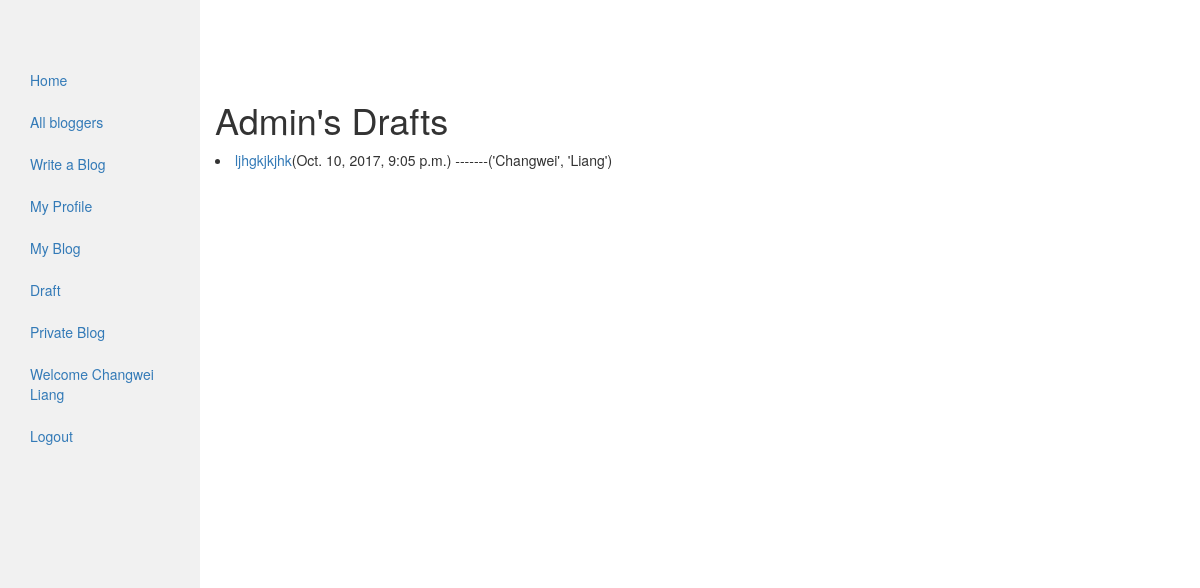
The page /draft/ (signed in) on the database its author committed.
### my_auth/models.py (models this page shows)
class User(auth_models.AbstractUser):
    email = models.EmailField(_('email address'), unique=True)

### blog/models.py (models this page shows, shortened)
class MyPost(models.Model):
    author = models.ForeignKey(settings.AUTH_USER_MODEL, on_delete=models.CASCADE)
    title = models.CharField(max_length=100)
    content = models.TextField(blank=True)
    tags = models.CharField(max_length=20, null=True, blank=True)
    published_time = models.DateTimeField(default=timezone.now)
    created_time = models.DateTimeField(default=timezone.now)
    is_draft = models.BooleanField(default=False)
    is_private = models.BooleanField(default=False)
    can_be_edited = models.BooleanField(default=False)
    allow_comment = models.BooleanField(default=True)
    class Meta:
        ordering = ['published_time']
    def get_absolute_url(self):
        return reverse('blog:blog_detail', args=[str(self.id)])

### blog/views.py (the view)
# urls.py: url(r'^draft/$', views.DraftBlog.as_view(), name='draft_blog'),
class DraftBlog(LoginRequiredMixin, MyPaginatedBlogListView):
    model = models.MyPost
    login_url = 'auth:login'
    template_name = 'blog/draft_list.html'
    paginate_by = 5
    context_object_name = 'blog_list'
    def get_queryset(self):
        return models.MyPost.objects.filter(author__username=self.request.user.username,
                                              is_draft=True, is_private=False).order_by('-published_time')

### blog/templatetags/blog_tag.py (called while the page is built)
@register.simple_tag
def real_name_or_username(blog):
    if blog.author.first_name and blog.author.last_name:
        return format_html('%s' % blog.author.first_name), format_html(blog.author.last_name)
    else:
        return blog.author.username

### blog/utils.py (called while the page is built, shortened)
def my_paginator_style(paginator, page, context, pages_num_2b_shown):
    context['multiple_page_series_to_show'] = 0
    return context

### blog/views.py (called while the page is built)
    def get_context_data(self, **kwargs):
        context = super(ListView, self).get_context_data(**kwargs)
        queryset = self.get_queryset()
        paginator, page, queryset, is_paginated = self.paginate_queryset(queryset, self.get_paginate_by(queryset))
        context = my_paginator_style(paginator, page, context, pages_num_2b_shown=5)
        return context

### blog/templates/blog/draft_list.html (shortened to what this page needs)
<!DOCTYPE html>
<html lang="en">
{% extends 'blog/base.html' %}
{% load blog_tag %}
{% block content %}
<h1>{{ user.username|title }}'s Drafts</h1>
{% if blog_list %}
    {% for blog in blog_list %}
        <li><a href="{{ blog.get_absolute_url }}">{{ blog.title }}</a>({{ blog.published_time }})
            -------{% real_name_or_username blog %}</li>
    {% endfor %}
{% else %}
    <p>No blogs are found</p>
{% endif %}
{% include "blog/pagination.html" %}
{% endblock %}

### blog/templates/blog/base.html (shortened to what this page needs)
<!DOCTYPE html>
<html lang="en">
{% load blog_tag %}
{% load static %}
<head>
  <link rel="stylesheet" href="https://maxcdn.bootstrapcdn.com/bootstrap/3.3.7/css/bootstrap.min.css">
  <link rel="stylesheet" type="text/css" href="{% static 'blog/css/blog.css' %}">
</head>
<body>
  <div class="container-fluid">
    <div class="row content">
      {% block sidebar %}
      <div class="col-sm-2 sidenav">
      <ul class="nav nav-pills nav-stacked">
          <li class=""><a href="{% url 'blog:homepage' %}">Home</a></li>
          <li><a href="{% url 'blog:blogger' %}">All bloggers</a></li>
          {% if user.is_authenticated %}
                <li><a href="{% url 'blog:create_blog' %}">Write a Blog</a></li>
                <li><a href="">My Profile</a></li>
                <li><a href="{% url 'blog:my_blog' %}">My Blog</a></li>
                <li><a href="{% url 'blog:draft_blog' %}">Draft</a></li>
                <li><a href="{% url 'blog:private_blog' %}">Private Blog</a></li>
                <li><a href="">Welcome {{ user.first_name }} {{ user.last_name }}</a></li>
                <li><a href="{% url 'auth:logout' %}">Logout</a></li>
          {% else %}
                <li><a href="{% url 'auth:login' %}">Login</a></li>
          {% endif %}
      </ul>
      {% endblock %}
      </div>
    <div class="col-sm-10 ">
      {% block content %}{% endblock %}
    </div>
    </div>
  </div>
</body>
</html>

### blog/static/blog/css/blog.css (style rules this page uses)
.row.content { height: 560px }
.sidenav { background-color: #f1f1f1; height: 200%; }

### rows shown on the page
User: first_name "Changwei", last_name "Liang", username "Admin"
MyPost: title "ljhgkjkjhk", published_time "Oct. 10, 2017, 9:05 p.m.", author.last_name "('Changwei', 'Liang')"
